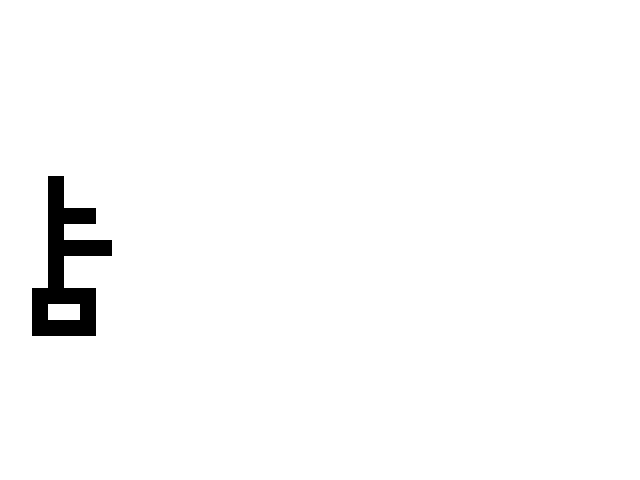

Tiled map render using the project's own tile images. Description and the whole map definition, tile-layer contents included, below:
An orthogonal 40x30 tile map with 16x16 px tiles, 1 tile layer (块层 1), 4 tilesets.

<map version="1.0" orientation="orthogonal" renderorder="right-down" width="40" height="30" tilewidth="16" tileheight="16" backgroundcolor="#ffffff" nextobjectid="1">
 <tileset firstgid="1" name="block" tilewidth="16" tileheight="16" tilecount="1">
  <image source="image/block.png" width="16" height="16" />
 </tileset>
 <tileset firstgid="2" name="block1" tilewidth="16" tileheight="16" tilecount="1">
  <image source="image/block1.png" width="16" height="16" />
 </tileset>
 <tileset firstgid="3" name="block2" tilewidth="16" tileheight="16" tilecount="1">
  <image source="image/block2.png" width="16" height="16" />
 </tileset>
 <tileset firstgid="4" name="block3" tilewidth="16" tileheight="16" tilecount="1">
  <image source="image/block3.png" width="16" height="16" />
 </tileset>
 <layer name="块层 1" width="40" height="30">
  <data encoding="csv">
0,0,0,0,0,0,0,0,0,0,0,0,0,0,0,0,0,0,0,0,0,0,0,0,0,0,0,0,0,0,0,0,0,0,0,0,0,0,0,0,
0,0,0,0,0,0,0,0,0,0,0,0,0,0,0,0,0,0,0,0,0,0,0,0,0,0,0,0,0,0,0,0,0,0,0,0,0,0,0,0,
0,0,0,0,0,0,0,0,0,0,0,0,0,0,0,0,0,0,0,0,0,0,0,0,0,0,0,0,0,0,0,0,0,0,0,0,0,0,0,0,
0,0,0,0,0,0,0,0,0,0,0,0,0,0,0,0,0,0,0,0,0,0,0,0,0,0,0,0,0,0,0,0,0,0,0,0,0,0,0,0,
0,0,0,0,0,0,0,0,0,0,0,0,0,0,0,0,0,0,0,0,0,0,0,0,0,0,0,0,0,0,0,0,0,0,0,0,0,0,0,0,
0,0,0,0,0,0,0,0,0,0,0,0,0,0,0,0,0,0,0,0,0,0,0,0,0,0,0,0,0,0,0,0,0,0,0,0,0,0,0,0,
0,0,0,0,0,0,0,0,0,0,0,0,0,0,0,0,0,0,0,0,0,0,0,0,0,0,0,0,0,0,0,0,0,0,0,0,0,0,0,0,
0,0,0,0,0,0,0,0,0,0,0,0,0,0,0,0,0,0,0,0,0,0,0,0,0,0,0,0,0,0,0,0,0,0,0,0,0,0,0,0,
0,0,0,0,0,0,0,0,0,0,0,0,0,0,0,0,0,0,0,0,0,0,0,0,0,0,0,0,0,0,0,0,0,0,0,0,0,0,0,0,
0,0,0,0,0,0,0,0,0,0,0,0,0,0,0,0,0,0,0,0,0,0,0,0,0,0,0,0,0,0,0,0,0,0,0,0,0,0,0,0,
0,0,0,0,0,0,0,0,0,0,0,0,0,0,0,0,0,0,0,0,0,0,0,0,0,0,0,0,0,0,0,0,0,0,0,0,0,0,0,0,
0,0,0,1,0,0,0,0,0,0,0,0,0,0,0,0,0,0,0,0,0,0,0,0,0,0,0,0,0,0,0,0,0,0,0,0,0,0,0,0,
0,0,0,1,0,0,0,0,0,0,0,0,0,0,0,0,0,0,0,0,0,0,0,0,0,0,0,0,0,0,0,0,0,0,0,0,0,0,0,0,
0,0,0,1,1,1,0,0,0,0,0,0,0,0,0,0,0,0,0,0,0,0,0,0,0,0,0,0,0,0,0,0,0,0,0,0,0,0,0,0,
0,0,0,1,0,0,0,0,0,0,0,0,0,0,0,0,0,0,0,0,0,0,0,0,0,0,0,0,0,0,0,0,0,0,0,0,0,0,0,0,
0,0,0,1,1,1,1,0,0,0,0,0,0,0,0,0,0,0,0,0,0,0,0,0,0,0,0,0,0,0,0,0,0,0,0,0,0,0,0,0,
0,0,0,1,0,0,0,0,0,0,0,0,0,0,0,0,0,0,0,0,0,0,0,0,0,0,0,0,0,0,0,0,0,0,0,0,0,0,0,0,
0,0,0,1,0,0,0,0,0,0,0,0,0,0,0,0,0,0,0,0,0,0,0,0,0,0,0,0,0,0,0,0,0,0,0,0,0,0,0,0,
0,0,1,1,1,1,0,0,0,0,0,0,0,0,0,0,0,0,0,0,0,0,0,0,0,0,0,0,0,0,0,0,0,0,0,0,0,0,0,0,
0,0,1,0,0,1,0,0,0,0,0,0,0,0,0,0,0,0,0,0,0,0,0,0,0,0,0,0,0,0,0,0,0,0,0,0,0,0,0,0,
0,0,1,1,1,1,0,0,0,0,0,0,0,0,0,0,0,0,0,0,0,0,0,0,0,0,0,0,0,0,0,0,0,0,0,0,0,0,0,0,
0,0,0,0,0,0,0,0,0,0,0,0,0,0,0,0,0,0,0,0,0,0,0,0,0,0,0,0,0,0,0,0,0,0,0,0,0,0,0,0,
0,0,0,0,0,0,0,0,0,0,0,0,0,0,0,0,0,0,0,0,0,0,0,0,0,0,0,0,0,0,0,0,0,0,0,0,0,0,0,0,
0,0,0,0,0,0,0,0,0,0,0,0,0,0,0,0,0,0,0,0,0,0,0,0,0,0,0,0,0,0,0,0,0,0,0,0,0,0,0,0,
0,0,0,0,0,0,0,0,0,0,0,0,0,0,0,0,0,0,0,0,0,0,0,0,0,0,0,0,0,0,0,0,0,0,0,0,0,0,0,0,
0,0,0,0,0,0,0,0,0,0,0,0,0,0,0,0,0,0,0,0,0,0,0,0,0,0,0,0,0,0,0,0,0,0,0,0,0,0,0,0,
0,0,0,0,0,0,0,0,0,0,0,0,0,0,0,0,0,0,0,0,0,0,0,0,0,0,0,0,0,0,0,0,0,0,0,0,0,0,0,0,
0,0,0,0,0,0,0,0,0,0,0,0,0,0,0,0,0,0,0,0,0,0,0,0,0,0,0,0,0,0,0,0,0,0,0,0,0,0,0,0,
0,0,0,0,0,0,0,0,0,0,0,0,0,0,0,0,0,0,0,0,0,0,0,0,0,0,0,0,0,0,0,0,0,0,0,0,0,0,0,0,
0,0,0,0,0,0,0,0,0,0,0,0,0,0,0,0,0,0,0,0,0,0,0,0,0,0,0,0,0,0,0,0,0,0,0,0,0,0,0,0
</data>
 </layer>
</map>
